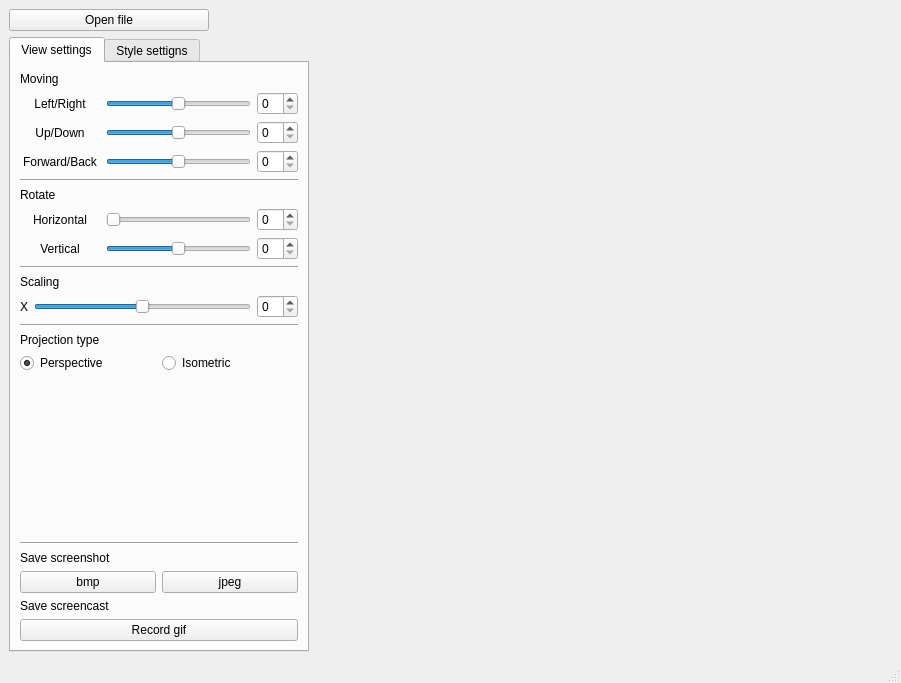
<?xml version="1.0" encoding="UTF-8"?>
<ui version="4.0">
 <class>MainWindow</class>
 <widget class="QMainWindow" name="MainWindow">
  <property name="geometry">
   <rect>
    <x>0</x>
    <y>0</y>
    <width>901</width>
    <height>683</height>
   </rect>
  </property>
  <property name="windowTitle">
   <string>MainWindow</string>
  </property>
  <widget class="QWidget" name="centralwidget">
   <layout class="QVBoxLayout" name="verticalLayout">
    <item>
     <layout class="QHBoxLayout" name="layout_filemenu">
      <item>
       <widget class="QPushButton" name="pushButton">
        <property name="maximumSize">
         <size>
          <width>200</width>
          <height>16777215</height>
         </size>
        </property>
        <property name="text">
         <string>Open file</string>
        </property>
       </widget>
      </item>
      <item>
       <widget class="QLabel" name="label_12">
        <property name="text">
         <string/>
        </property>
       </widget>
      </item>
     </layout>
    </item>
    <item>
     <layout class="QHBoxLayout" name="layout_main">
      <item>
       <widget class="QTabWidget" name="widget_settings">
        <property name="maximumSize">
         <size>
          <width>300</width>
          <height>16777215</height>
         </size>
        </property>
        <property name="currentIndex">
         <number>0</number>
        </property>
        <widget class="QWidget" name="view">
         <attribute name="title">
          <string>View settings</string>
         </attribute>
         <layout class="QVBoxLayout" name="verticalLayout_3" stretch="0,0,0,0,0,0,0,0,0,0,0">
          <item>
           <layout class="QVBoxLayout" name="_01_Moving">
            <item>
             <widget class="QLabel" name="label_7">
              <property name="text">
               <string>Moving</string>
              </property>
             </widget>
            </item>
            <item>
             <layout class="QHBoxLayout" name="horizontalLayout_3">
              <item>
               <widget class="QLabel" name="label">
                <property name="minimumSize">
                 <size>
                  <width>80</width>
                  <height>0</height>
                 </size>
                </property>
                <property name="text">
                 <string>Left/Right</string>
                </property>
                <property name="alignment">
                 <set>Qt::AlignmentFlag::AlignCenter</set>
                </property>
               </widget>
              </item>
              <item>
               <widget class="QSlider" name="horizontalSlider_move_x">
                <property name="minimum">
                 <number>-100</number>
                </property>
                <property name="maximum">
                 <number>100</number>
                </property>
                <property name="orientation">
                 <enum>Qt::Orientation::Horizontal</enum>
                </property>
               </widget>
              </item>
              <item>
               <widget class="QSpinBox" name="spinBox"/>
              </item>
             </layout>
            </item>
            <item>
             <layout class="QHBoxLayout" name="horizontalLayout_4">
              <item>
               <widget class="QLabel" name="label_3">
                <property name="minimumSize">
                 <size>
                  <width>80</width>
                  <height>0</height>
                 </size>
                </property>
                <property name="text">
                 <string>Up/Down</string>
                </property>
                <property name="alignment">
                 <set>Qt::AlignmentFlag::AlignCenter</set>
                </property>
               </widget>
              </item>
              <item>
               <widget class="QSlider" name="horizontalSlider_move_y">
                <property name="minimum">
                 <number>-100</number>
                </property>
                <property name="maximum">
                 <number>100</number>
                </property>
                <property name="orientation">
                 <enum>Qt::Orientation::Horizontal</enum>
                </property>
               </widget>
              </item>
              <item>
               <widget class="QSpinBox" name="spinBox_3"/>
              </item>
             </layout>
            </item>
            <item>
             <layout class="QHBoxLayout" name="horizontalLayout_5">
              <item>
               <widget class="QLabel" name="label_4">
                <property name="minimumSize">
                 <size>
                  <width>80</width>
                  <height>0</height>
                 </size>
                </property>
                <property name="text">
                 <string>Forward/Back</string>
                </property>
                <property name="alignment">
                 <set>Qt::AlignmentFlag::AlignCenter</set>
                </property>
               </widget>
              </item>
              <item>
               <widget class="QSlider" name="horizontalSlider_move_z">
                <property name="minimum">
                 <number>-100</number>
                </property>
                <property name="maximum">
                 <number>100</number>
                </property>
                <property name="orientation">
                 <enum>Qt::Orientation::Horizontal</enum>
                </property>
               </widget>
              </item>
              <item>
               <widget class="QSpinBox" name="spinBox_4"/>
              </item>
             </layout>
            </item>
           </layout>
          </item>
          <item>
           <widget class="Line" name="line_4">
            <property name="orientation">
             <enum>Qt::Orientation::Horizontal</enum>
            </property>
           </widget>
          </item>
          <item>
           <layout class="QVBoxLayout" name="_02_rotate">
            <item>
             <widget class="QLabel" name="label_8">
              <property name="text">
               <string>Rotate</string>
              </property>
             </widget>
            </item>
            <item>
             <layout class="QHBoxLayout" name="horiz">
              <item>
               <widget class="QLabel" name="label_2">
                <property name="minimumSize">
                 <size>
                  <width>80</width>
                  <height>0</height>
                 </size>
                </property>
                <property name="text">
                 <string>Horizontal</string>
                </property>
                <property name="alignment">
                 <set>Qt::AlignmentFlag::AlignCenter</set>
                </property>
               </widget>
              </item>
              <item>
               <widget class="QSlider" name="slider_horizont_rotation">
                <property name="maximum">
                 <number>359</number>
                </property>
                <property name="orientation">
                 <enum>Qt::Orientation::Horizontal</enum>
                </property>
               </widget>
              </item>
              <item>
               <widget class="QSpinBox" name="spinBox_horizontal_rotation"/>
              </item>
             </layout>
            </item>
            <item>
             <layout class="QHBoxLayout" name="vert">
              <item>
               <widget class="QLabel" name="label_5">
                <property name="minimumSize">
                 <size>
                  <width>80</width>
                  <height>0</height>
                 </size>
                </property>
                <property name="text">
                 <string>Vertical</string>
                </property>
                <property name="alignment">
                 <set>Qt::AlignmentFlag::AlignCenter</set>
                </property>
               </widget>
              </item>
              <item>
               <widget class="QSlider" name="slider_vertical_rotation">
                <property name="minimum">
                 <number>-90</number>
                </property>
                <property name="maximum">
                 <number>90</number>
                </property>
                <property name="orientation">
                 <enum>Qt::Orientation::Horizontal</enum>
                </property>
               </widget>
              </item>
              <item>
               <widget class="QSpinBox" name="spinBox_vertical_rotation"/>
              </item>
             </layout>
            </item>
           </layout>
          </item>
          <item>
           <widget class="Line" name="line_5">
            <property name="orientation">
             <enum>Qt::Orientation::Horizontal</enum>
            </property>
           </widget>
          </item>
          <item>
           <layout class="QVBoxLayout" name="_03_scale">
            <item>
             <widget class="QLabel" name="label_9">
              <property name="text">
               <string>Scaling</string>
              </property>
             </widget>
            </item>
            <item>
             <layout class="QHBoxLayout" name="horizontalLayout_9">
              <item>
               <widget class="QLabel" name="label_10">
                <property name="text">
                 <string>X</string>
                </property>
               </widget>
              </item>
              <item>
               <widget class="QSlider" name="slider_scaling">
                <property name="minimum">
                 <number>-100</number>
                </property>
                <property name="maximum">
                 <number>100</number>
                </property>
                <property name="orientation">
                 <enum>Qt::Orientation::Horizontal</enum>
                </property>
               </widget>
              </item>
              <item>
               <widget class="QSpinBox" name="spinBox_7"/>
              </item>
             </layout>
            </item>
           </layout>
          </item>
          <item>
           <widget class="Line" name="line_6">
            <property name="orientation">
             <enum>Qt::Orientation::Horizontal</enum>
            </property>
           </widget>
          </item>
          <item>
           <layout class="QGridLayout" name="_04_projection_type">
            <item row="1" column="0">
             <widget class="QRadioButton" name="radioButton_perspective">
              <property name="text">
               <string>Perspective</string>
              </property>
              <property name="checked">
               <bool>true</bool>
              </property>
             </widget>
            </item>
            <item row="0" column="0">
             <widget class="QLabel" name="label_11">
              <property name="text">
               <string>Projection type</string>
              </property>
             </widget>
            </item>
            <item row="1" column="1">
             <widget class="QRadioButton" name="radioButton_isometric">
              <property name="text">
               <string>Isometric</string>
              </property>
             </widget>
            </item>
           </layout>
          </item>
          <item>
           <spacer name="verticalSpacer">
            <property name="orientation">
             <enum>Qt::Orientation::Vertical</enum>
            </property>
            <property name="sizeType">
             <enum>QSizePolicy::Policy::Expanding</enum>
            </property>
            <property name="sizeHint" stdset="0">
             <size>
              <width>20</width>
              <height>800</height>
             </size>
            </property>
           </spacer>
          </item>
          <item>
           <widget class="Line" name="line_7">
            <property name="orientation">
             <enum>Qt::Orientation::Horizontal</enum>
            </property>
           </widget>
          </item>
          <item>
           <layout class="QGridLayout" name="save_screen">
            <property name="horizontalSpacing">
             <number>6</number>
            </property>
            <item row="2" column="1">
             <widget class="QLabel" name="labelSizePoints_2">
              <property name="text">
               <string/>
              </property>
              <property name="alignment">
               <set>Qt::AlignmentFlag::AlignCenter</set>
              </property>
             </widget>
            </item>
            <item row="3" column="0">
             <widget class="QPushButton" name="pushButtonBmp">
              <property name="text">
               <string>bmp</string>
              </property>
             </widget>
            </item>
            <item row="2" column="0">
             <widget class="QLabel" name="labelScreen">
              <property name="text">
               <string>Save screenshot</string>
              </property>
              <property name="alignment">
               <set>Qt::AlignmentFlag::AlignLeading|Qt::AlignmentFlag::AlignLeft|Qt::AlignmentFlag::AlignVCenter</set>
              </property>
             </widget>
            </item>
            <item row="3" column="1">
             <widget class="QPushButton" name="pushButtonJpeg">
              <property name="text">
               <string>jpeg</string>
              </property>
             </widget>
            </item>
           </layout>
          </item>
          <item>
           <layout class="QFormLayout" name="formLayout">
            <item row="0" column="0">
             <widget class="QLabel" name="label_gif">
              <property name="text">
               <string>Save screencast</string>
              </property>
             </widget>
            </item>
            <item row="1" column="0" colspan="2">
             <widget class="QPushButton" name="pushButton_gif">
              <property name="text">
               <string>Record gif</string>
              </property>
             </widget>
            </item>
           </layout>
          </item>
         </layout>
        </widget>
        <widget class="QWidget" name="style">
         <attribute name="title">
          <string>Style settigns</string>
         </attribute>
         <layout class="QVBoxLayout" name="verticalLayout_2">
          <item>
           <layout class="QGridLayout" name="Type_of_lines">
            <item row="1" column="1">
             <widget class="QRadioButton" name="radioButton_Dotted">
              <property name="text">
               <string>Dotted</string>
              </property>
              <attribute name="buttonGroup">
               <string notr="true">buttonGroup_typeoflines</string>
              </attribute>
             </widget>
            </item>
            <item row="0" column="0">
             <widget class="QLabel" name="labelLines">
              <property name="text">
               <string>Type of lines</string>
              </property>
             </widget>
            </item>
            <item row="1" column="0">
             <widget class="QRadioButton" name="radioButton_Solid">
              <property name="text">
               <string>Solid</string>
              </property>
              <property name="checked">
               <bool>true</bool>
              </property>
              <attribute name="buttonGroup">
               <string notr="true">buttonGroup_typeoflines</string>
              </attribute>
             </widget>
            </item>
           </layout>
          </item>
          <item>
           <widget class="Line" name="line_8">
            <property name="orientation">
             <enum>Qt::Orientation::Horizontal</enum>
            </property>
           </widget>
          </item>
          <item>
           <layout class="QGridLayout" name="changing_lines">
            <property name="horizontalSpacing">
             <number>6</number>
            </property>
            <item row="2" column="0">
             <widget class="QLabel" name="labelLines_2">
              <property name="text">
               <string>Changing edges</string>
              </property>
              <property name="alignment">
               <set>Qt::AlignmentFlag::AlignCenter</set>
              </property>
             </widget>
            </item>
            <item row="3" column="1">
             <widget class="QSlider" name="horizontalSlider_lineThickness">
              <property name="minimum">
               <number>1</number>
              </property>
              <property name="maximum">
               <number>10</number>
              </property>
              <property name="tracking">
               <bool>false</bool>
              </property>
              <property name="orientation">
               <enum>Qt::Orientation::Horizontal</enum>
              </property>
              <property name="invertedAppearance">
               <bool>false</bool>
              </property>
              <property name="invertedControls">
               <bool>false</bool>
              </property>
             </widget>
            </item>
            <item row="3" column="0">
             <widget class="QPushButton" name="pushButton_color">
              <property name="text">
               <string>Color</string>
              </property>
             </widget>
            </item>
            <item row="2" column="1">
             <widget class="QLabel" name="label_changingthickness">
              <property name="text">
               <string>thickness </string>
              </property>
              <property name="alignment">
               <set>Qt::AlignmentFlag::AlignCenter</set>
              </property>
             </widget>
            </item>
           </layout>
          </item>
          <item>
           <widget class="Line" name="line_9">
            <property name="orientation">
             <enum>Qt::Orientation::Horizontal</enum>
            </property>
           </widget>
          </item>
          <item>
           <layout class="QGridLayout" name="Type_of_points">
            <item row="1" column="0">
             <widget class="QRadioButton" name="radioButton_Absent">
              <property name="text">
               <string>Absent</string>
              </property>
              <property name="checked">
               <bool>true</bool>
              </property>
              <attribute name="buttonGroup">
               <string notr="true">buttonGroup_typeofpoint</string>
              </attribute>
             </widget>
            </item>
            <item row="0" column="0">
             <widget class="QLabel" name="labelLines_3">
              <property name="text">
               <string>Type of points</string>
              </property>
             </widget>
            </item>
            <item row="1" column="2">
             <widget class="QRadioButton" name="radioButton_Quads">
              <property name="text">
               <string>Quads</string>
              </property>
              <attribute name="buttonGroup">
               <string notr="true">buttonGroup_typeofpoint</string>
              </attribute>
             </widget>
            </item>
            <item row="1" column="1">
             <widget class="QRadioButton" name="radioButton_Circles">
              <property name="text">
               <string>Cirlces</string>
              </property>
              <property name="checked">
               <bool>false</bool>
              </property>
              <attribute name="buttonGroup">
               <string notr="true">buttonGroup_typeofpoint</string>
              </attribute>
             </widget>
            </item>
           </layout>
          </item>
          <item>
           <widget class="Line" name="line_10">
            <property name="orientation">
             <enum>Qt::Orientation::Horizontal</enum>
            </property>
           </widget>
          </item>
          <item>
           <layout class="QGridLayout" name="changing_points">
            <property name="horizontalSpacing">
             <number>6</number>
            </property>
            <item row="3" column="1">
             <widget class="QSlider" name="horizontalSlider_pointsize">
              <property name="maximum">
               <number>20</number>
              </property>
              <property name="tracking">
               <bool>false</bool>
              </property>
              <property name="orientation">
               <enum>Qt::Orientation::Horizontal</enum>
              </property>
              <property name="invertedAppearance">
               <bool>false</bool>
              </property>
              <property name="invertedControls">
               <bool>false</bool>
              </property>
             </widget>
            </item>
            <item row="2" column="0">
             <widget class="QLabel" name="labelPoints">
              <property name="text">
               <string>Changing points</string>
              </property>
              <property name="alignment">
               <set>Qt::AlignmentFlag::AlignCenter</set>
              </property>
             </widget>
            </item>
            <item row="3" column="0">
             <widget class="QPushButton" name="pushButton_color_points">
              <property name="text">
               <string>Color</string>
              </property>
             </widget>
            </item>
            <item row="2" column="1">
             <widget class="QLabel" name="labelSizePoints">
              <property name="text">
               <string>size</string>
              </property>
              <property name="alignment">
               <set>Qt::AlignmentFlag::AlignBottom|Qt::AlignmentFlag::AlignHCenter</set>
              </property>
             </widget>
            </item>
           </layout>
          </item>
          <item>
           <widget class="Line" name="line_11">
            <property name="orientation">
             <enum>Qt::Orientation::Horizontal</enum>
            </property>
           </widget>
          </item>
          <item>
           <layout class="QHBoxLayout" name="horizontalLayout_changingBackground">
            <item>
             <widget class="QLabel" name="label_Background">
              <property name="text">
               <string>Changing background</string>
              </property>
             </widget>
            </item>
            <item>
             <widget class="QPushButton" name="pushButton_colorBackground">
              <property name="text">
               <string>Color</string>
              </property>
             </widget>
            </item>
           </layout>
          </item>
          <item>
           <spacer name="verticalSpacer_2">
            <property name="orientation">
             <enum>Qt::Orientation::Vertical</enum>
            </property>
            <property name="sizeHint" stdset="0">
             <size>
              <width>20</width>
              <height>40</height>
             </size>
            </property>
           </spacer>
          </item>
         </layout>
        </widget>
       </widget>
      </item>
      <item>
       <widget class="QWidget" name="viewport_placeholder" native="true"/>
      </item>
     </layout>
    </item>
   </layout>
  </widget>
  <widget class="QMenuBar" name="menubar">
   <property name="geometry">
    <rect>
     <x>0</x>
     <y>0</y>
     <width>901</width>
     <height>21</height>
    </rect>
   </property>
  </widget>
  <widget class="QStatusBar" name="statusbar"/>
 </widget>
 <resources/>
 <connections/>
 <buttongroups>
  <buttongroup name="buttonGroup_typeofpoint"/>
  <buttongroup name="buttonGroup_typeoflines"/>
 </buttongroups>
</ui>
